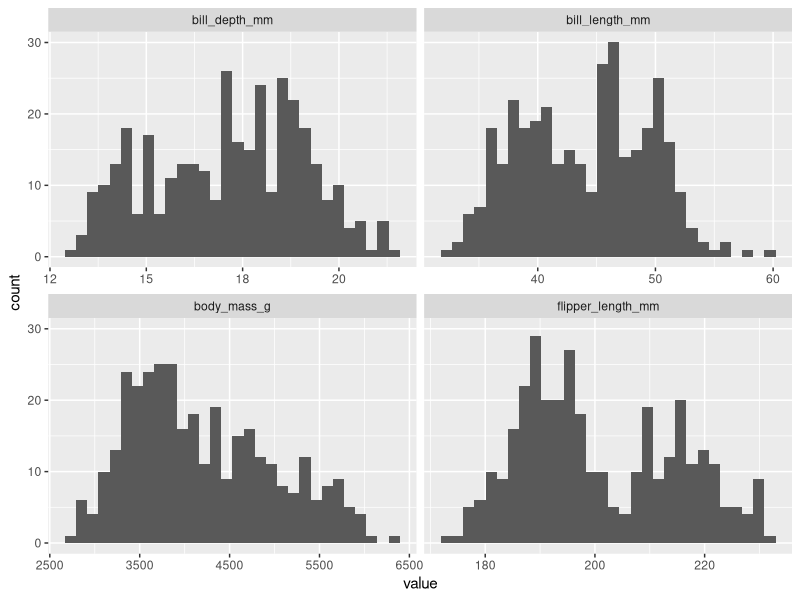
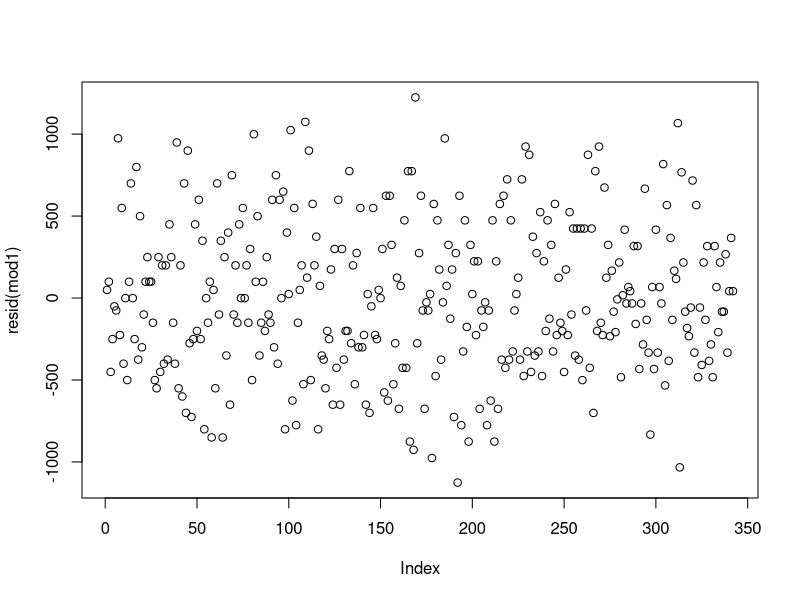
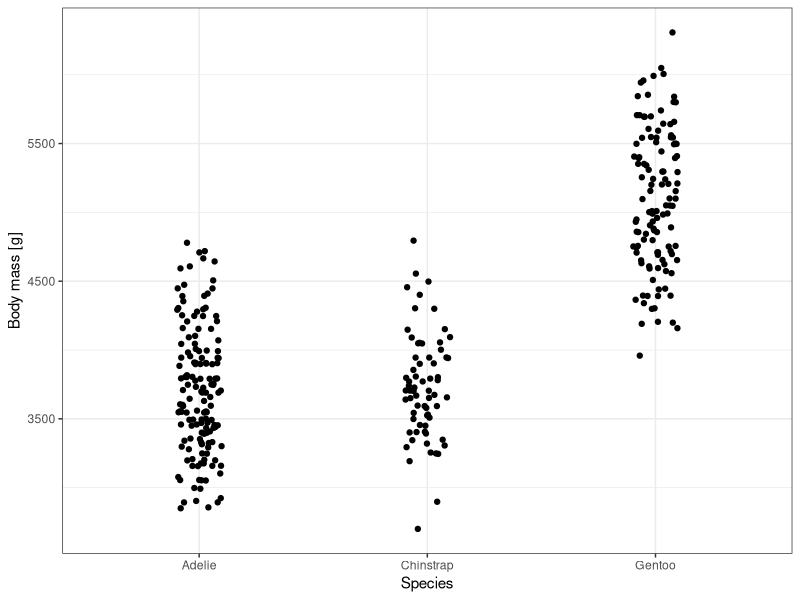
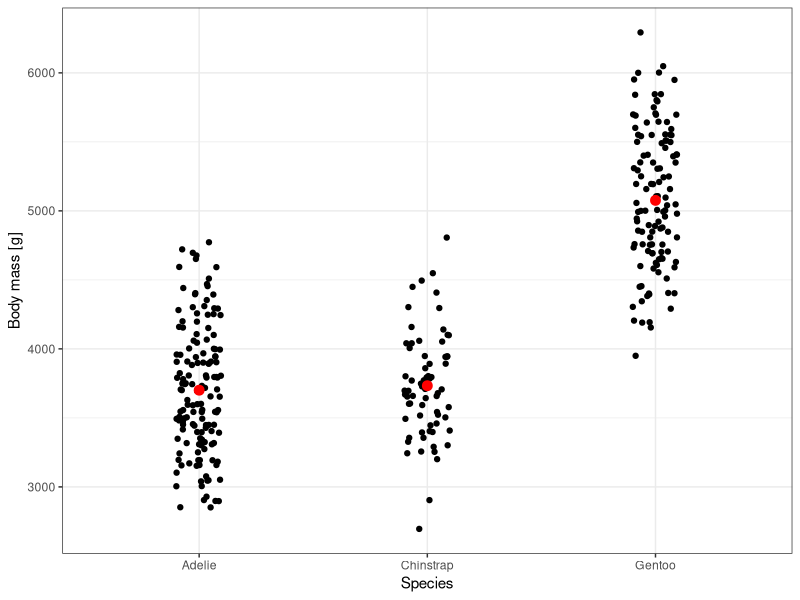

Write the R code that produced these figures, in order.
## ---- chunk 1
knitr::opts_chunk$set(echo = TRUE)
options(digits = 2, scipen = 1, pillar.signif = 3)

library(tidyverse)
library(broom)

## ---- chunk 2
install.packages("palmerpenguins")
## ---- chunk 3
library(palmerpenguins)
data(package = 'palmerpenguins')
## ---- chunk 4
str(penguins)
## ---- chunk 5
head(penguins)
## ---- chunk 6
penguins %>% 
  na.exclude %>% 
  group_by(species, island, sex) %>% 
  summarise(bill_length = mean(bill_length_mm),
            bill_depth = mean(bill_depth_mm),
            flipper_length = mean(flipper_length_mm),
            body_mass = mean(body_mass_g))
## ---- chunk 7
penguins %>% 
  na.exclude %>% 
  group_by(species, island, sex) %>% 
  summarise(bill_length = mean(bill_length_mm),
            bill_depth = mean(bill_depth_mm),
            flipper_length = mean(flipper_length_mm),
            body_mass = mean(body_mass_g)) %>% 
  knitr::kable()
## ---- chunk 8
penguins %>% 
  pivot_longer(cols = c(bill_length_mm, bill_depth_mm, flipper_length_mm, body_mass_g)) %>% 
  ggplot(aes(x = value)) +
  facet_wrap(~name, scales = "free_x")+
  geom_histogram()
## ---- chunk 9
# Model definition
mod1 = lm(body_mass_g ~ species, data = penguins)

# Model Summary
summary(mod1)

# Residuals
plot(resid(mod1))

# Extract some the data from the model
df.mod1 <- tidy(mod1) %>% 
  mutate(species = levels(penguins$species),
         mean_body_mass = ifelse(term == "(Intercept)", 
                                 estimate, 
                                 estimate[species == "Adelie"] + estimate))

## ---- chunk 10
penguins %>% 
  na.exclude %>% 
  ggplot(aes(x = species, y = body_mass_g))+
  geom_jitter(width = 0.1)+
  theme_bw()+
  labs(x = "Species", y = "Body mass [g]")
  
## ---- chunk 11
penguins %>% 
  na.exclude %>% 
  ggplot(aes(x = species, y = body_mass_g))+
  geom_jitter(width = 0.1)+
  # Add a red dot representing the mean of each group
  geom_point(data = df.mod1, aes(x = species, y = mean_body_mass),
             color = "red",
             size = 3)+
  theme_bw()+
  labs(x = "Species", y = "Body mass [g]")
